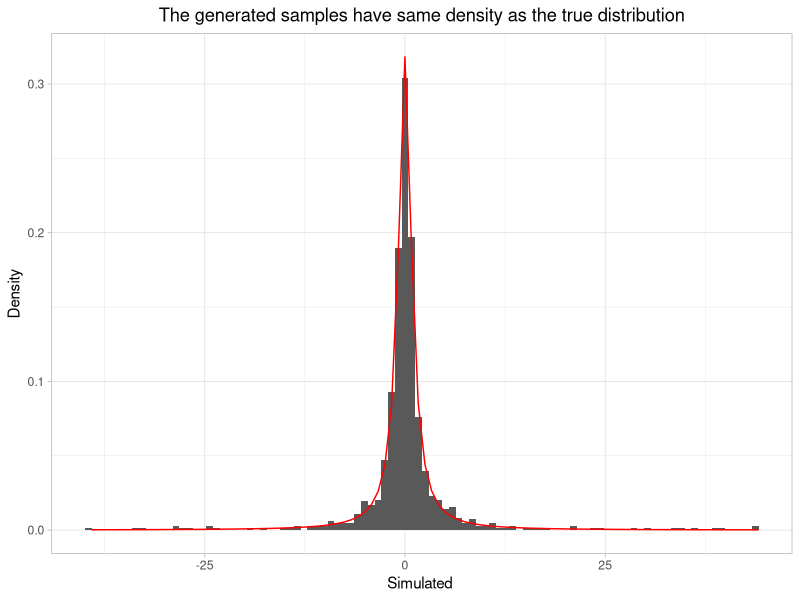

The R source for this figure:
# HW10: Inverse Transform Method
#
# In this exercise, we will consider the Cauchy random variable
# X[https://en.wikipedia.org/wiki/Cauchy_distribution] and use inverse
# transformation method to sample the random variables.
#
# 1. Let U be a uniform random variable over [0,1]. We want to find a transformation
#    of U that allows us to simulate a Standard Cauchy random variable X from U.
#    By following the steps of inverse transformation method, we want to first
#    obtain the cumulative distribution function `F`. Create a function `F1` that
#    takes an input `x`, `location` and `scale` and output the calculated
#    cumulative density for a cauchy distribution with speficified location and
#    scale. Set the default location into 0 and default scale into 1.
#    For example, F1(0) = 0.5,  F1(1,location=-1,scale=0.5) = 0.922
#    You should use `atan()` to calculate the arc tangent of an input and you should not
#    directly use `pcauchy()` to calculate the cdf.
## Do not modify this line!
F1<-function(x,location=0,scale=1){
  1/pi*atan((x-location)/scale)+1/2
}
F1(0)
F1(1,location=-1,scale=0.5)
# 2. Calculate the inverse of `F1` and create a function `Finv()` that takes an
#    input `u`, `location` and `scale` and ouput `F^{-1}(u)` from a cauchy distribution
#    with specified location and scale. Again, set the default location
#    into 0 and default scale into 1.
#    You should use `tan()` to calculate the tangent of an input and you should not
#    directly use `pcauchy()` to calculate the cdf.
#    For example, Finv(0.5) = 0,  Finv(0.92, location=-1, scale=0.5) = 0.947
## Do not modify this line!
Finv<-function(u,location=0,scale=1){
  location+scale*tan(pi*(u-1/2))
}


# 3. Load the `tidyr` package.
#    Use `set.seed()` to set the random seed to 0 and save your seed into `seed` using
#    `.Random.seed`
#    Generate 1000 samples from standard cauchy distribution and save them into a
#    tibble `df`.
#    To do this, you should:
#    - Use `runif()` to generate random samples from uniform distribution.
#    - Use `Finv()` created before.
#    You `df` should look like:
#    A tibble: 1,000 x 2
#    u      x
#    <dbl>  <dbl>
#    0.897  2.97
#    0.266 -0.907
#    0.372 -0.425
#    0.573  0.233
#    0.908  3.37
#    0.202 -1.36
#    0.898  3.03
#    0.945  5.70
#    0.661  0.553
#    0.629  0.429
#    … with 990 more rows.
## Do not modify this line!
library(tidyr)
set.seed(0)
seed<-.Random.seed
df<-tibble(u=runif(1000),x=Finv(u))


# 4. Check your simulated distribution by using a histogram.
#    Recall that cauchy distribution is a heavy tail distribution with more probability
#    on the extreme values, which will make our plot hard to interpret. So before
#    we plot, we want to first filter out the extreme values.
#    To do this, you can:
#    - Load the `ggplot2` and `dplyr` package.
#    - Use `filter()` to keep the samples in (-50,50).
#    - Use `ggplot()` to initialize a ggplot object.
#      Set its arguments `data` and `mapping`.
#    - Use `geom_histogram()` to add a hitogram with density scale.
#        - specify `bins=100`.
#        - specify `y = ..density..`.
#    - Use `stat_function()` to plot the density true standard cauchy distribution
#        - specify `color = "red"`.
#        - use `dcauchy()` to calculate the density.
#    - Use `labs()` to format the labels such that:
#        - `title = "The generated samples have same density as the true distribution"`.
#        - `x = "Simulated x"`.
#        - `y = "Density"`.
#    - Use `theme_light()` to change the theme of plots.
#    - Use `theme()` to change the title and subtitle to the middle of the plot.
#        - Set its argument `plot.title` using `element_text(hjust = 0.5)`.
#    Save your plot into `g1`.
## Do not modify this line!
library(ggplot2)
library(dplyr)
g1<-df%>%
  filter(x>=-50&x<=50)%>%
  ggplot(aes(x=x))+
  geom_histogram(bins=100,aes(y=..density..))+
  stat_function(fun = dcauchy,pars=list(loction=0,scale=1),color="red")+
  labs(title = "The generated samples have same density as the true distribution",
       x="Simulated ",
       y="Density")+
  theme_light()+
  theme(plot.title = element_text(hjust = 0.5))
g1
# 5. Check your simulated distribution by using a qqplot.
#    To do this, you can:
#    - Use `ggplot()` to initialize a ggplot object.
#      Set its arguments `data` and `mapping`.
#    - Use `geom_qq()` to add a qqplot
#        - specify `distribution = qcauchy`.
#    - Use `stat_qq_line()` to plot the reference line
#        - specify `color = "red"`.
#        - specify `distribution = qcauchy`.
#    - Use `labs()` to format the labels such that:
#        - `title = "The sampling distribution follows the general pattern of a standard cauchy"`.
#        - `subtitle = "Cauchy distribution is more likely to generate extreme variables"`.
#        - `x = "Theoretical"`.
#        - `y = "Sample"`.
#    - Use `theme_light()` to change the theme of plots.
#    - Use `theme()` to change the title and subtitle to the middle of the plot.
#        - Set its argument `plot.title` using `element_text(hjust = 0.5)`.
#        - Set its argument `plot.subtitle` using `element_text(hjust = 0.5)`.
#    Save your plot into `g2`.
## Do not modify this line!
g2<-ggplot(data=df,aes(sample=x))+
  geom_qq(distribution = qcauchy)+
  stat_qq_line(color="red",distribution = qcauchy)+
  labs(title = "The sampling distribution follows the general pattern of a standard cauchy",
       subtitle = "Cauchy distribution is more likely to generate extreme variables",
       x="Theoretical",
       y="Sample")+
  theme_light()+
  theme(plot.title = element_text(hjust = 0.5),
        plot.subtitle=element_text(hjust = 0.5))



